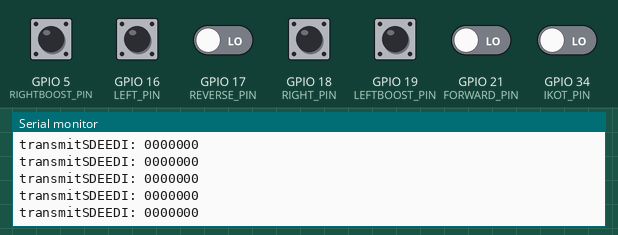
This sketch was run on a simulated ESP32. Parts: the last lines printed to the serial monitor. Inputs (shaded band) come from the test bench; at power-on: GPIO 5 (RIGHTBOOST_PIN), GPIO 16 (LEFT_PIN), GPIO 17 (REVERSE_PIN), GPIO 18 (RIGHT_PIN), GPIO 19 (LEFTBOOST_PIN), GPIO 21 (FORWARD_PIN), GPIO 34 (IKOT_PIN) LOW.

Above: at 1.2 s.
1.3 s: GPIO 5 (RIGHTBOOST_PIN) pulled HIGH for 0.15 s
2.9 s: GPIO 16 (LEFT_PIN) pulled HIGH for 0.15 s
4.5 s: GPIO 17 (REVERSE_PIN) driven HIGH
At 5.0 s:
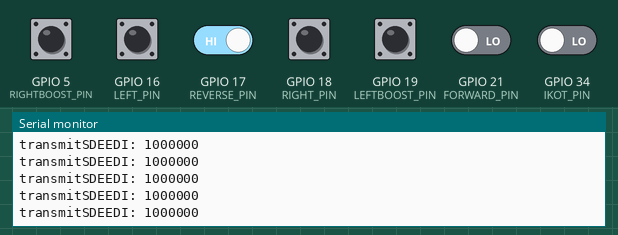
6.0 s: GPIO 18 (RIGHT_PIN) pulled HIGH for 0.15 s
7.6 s: GPIO 19 (LEFTBOOST_PIN) pulled HIGH for 0.15 s
9.2 s: GPIO 21 (FORWARD_PIN) driven HIGH
At 9.9 s:
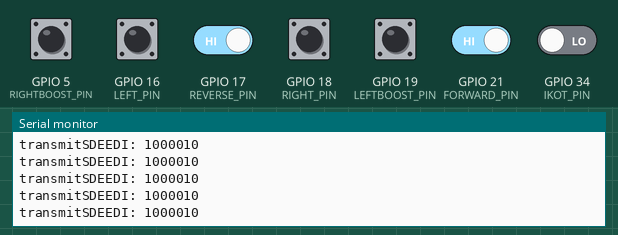
Timing chart, 0 to 11.7 s (numbered marks = the images above; inputs shaded):
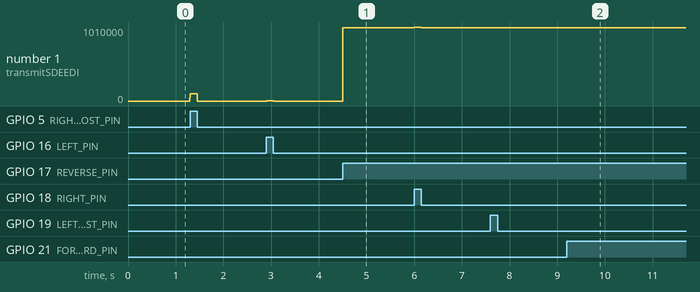

The sketch:

transmitter-final.ino
```cpp
#include <iostream>
#include <sys/types.h>
#include "esp_now.h"
#include <WiFi.h>
#include <bitset>

#define IKOT_PIN    34
#define FORWARD_PIN     21
#define LEFT_PIN        16
#define LEFTBOOST_PIN   19
#define RIGHT_PIN       18
#define RIGHTBOOST_PIN  5
#define REVERSE_PIN     17


void SetupMacAddress();
void LoopMacAddress();
void SetupESPNOW();
void InputCommand(uint8_t p_pin, uint8_t p_iterator);


// ======================================================
// ======================================================
// ================== TRANSMITTER CODE ==================
// ======================================================
// ======================================================
// address of receiver (usb1)=  68:FE:71:88:78:38
// address of transmit (usb0)=  EC:E3:34:D9:C1:DC
// address of receiver (esp32d)=5C:01:3B:34:66:18
// address of receiver(esp32 cam akin)=00:4B:12:96:16:50
// address of receiv esp32 ni kenet=CC:DB:A7:2D:99:94


// uint8_t receptorAddress[] = {0x68, 0xFE, 0x71, 0x88, 0x78, 0x38};  // old sira? esp32
// uint8_t receptorAddress[] = {0x5C, 0x01, 0x3B, 0x34, 0x66, 0x18};  // new esp32d (without antenna)
// uint8_t receptorAddress[] = {0x00, 0x4B, 0x12, 0x96, 0x16, 0x50};  // esp32 cam akin
uint8_t receptorAddress[] = {0xCC, 0xDB, 0xA7, 0x2D, 0x99, 0x94};  // esp32 cam ni kennet
uint8_t inputArray[] = {IKOT_PIN, FORWARD_PIN, LEFT_PIN, LEFTBOOST_PIN, RIGHT_PIN, RIGHTBOOST_PIN, REVERSE_PIN};


std::bitset<7> g_buffer {};
std::bitset<7> prev_buffer {};
unsigned long lastSendTime = 0;
const unsigned long idleResendDelay = 150; // ms before resending same command if no change


void setup () {
    SetupESPNOW();
}


void loop () {
    // input
    // process to buffer
    // output buffer as message to other device


    // input and store/process to buffer each
    for(short int iii=0; iii < sizeof(inputArray) / sizeof(inputArray[0]); iii++){
        InputCommand(inputArray[iii], iii);
    }


    Serial.print("transmitSDEEDI: ");
    Serial.println(g_buffer.to_string().c_str());

    // send it to the robot
    uint8_t msg = static_cast<uint8_t>(g_buffer.to_ulong());
    esp_now_send(receptorAddress, &msg, sizeof(msg));

    delay(5);
}


// ====================================
// DEFINITIONS
// ====================================
void InputCommand(uint8_t p_pin, uint8_t p_iterator){
    g_buffer[p_iterator] = (digitalRead(p_pin) == HIGH);
}

void SetupESPNOW(){
  Serial.begin (115200);
  for(auto &iii: inputArray) pinMode(iii, INPUT);
  WiFi.mode(WIFI_STA);
  if(esp_now_init() != ESP_OK) {
      Serial.println("ERROR: espnow");
      return;
  }

  esp_now_peer_info_t peer ={};
  memcpy(peer.peer_addr, receptorAddress, 6);
  esp_now_add_peer(&peer);
}
```

Measured:
- after the input at 4.5 s, the serial monitor: prints a new line at once (image 1)
- after the input at 9.2 s, the serial monitor: prints a new line at once (image 2)
- plotted number 1: 0 → 1000000 after the input at 4.5 s, 1000000 → 1000010 after the input at 9.2 s
